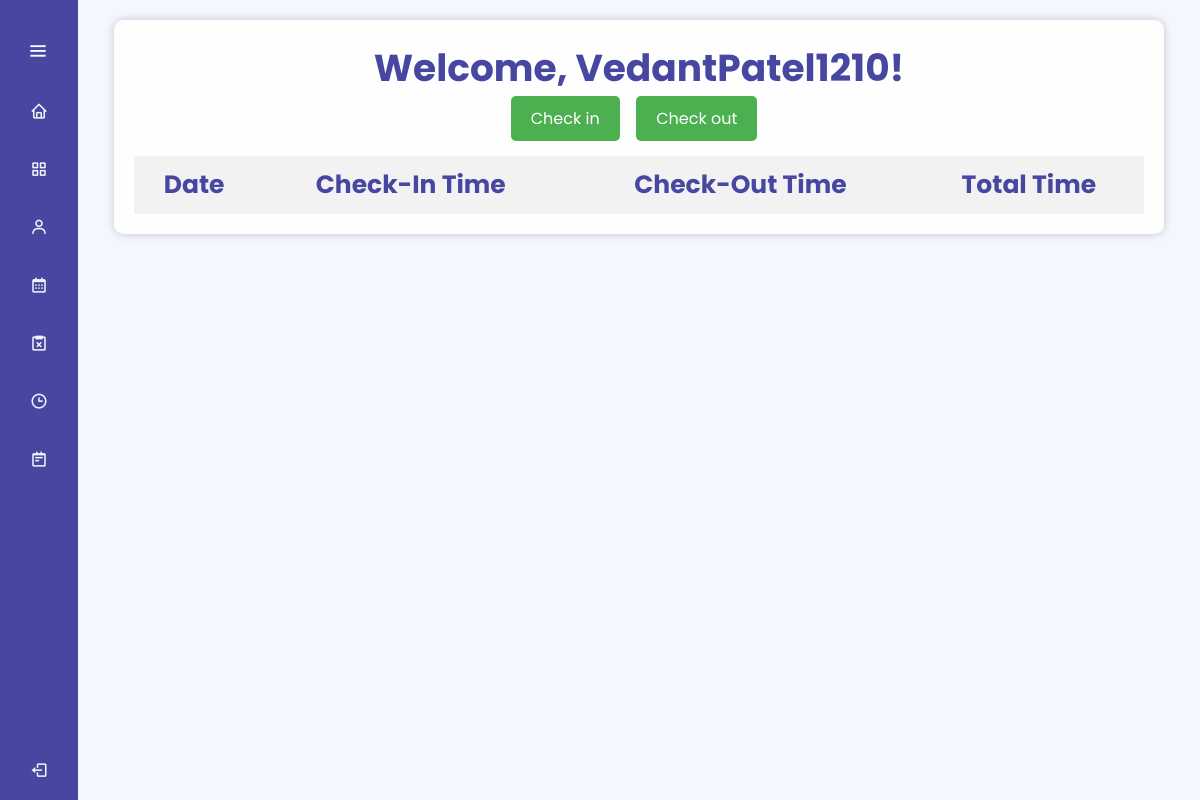
Before: /timesheet (signed in) with the older database file.
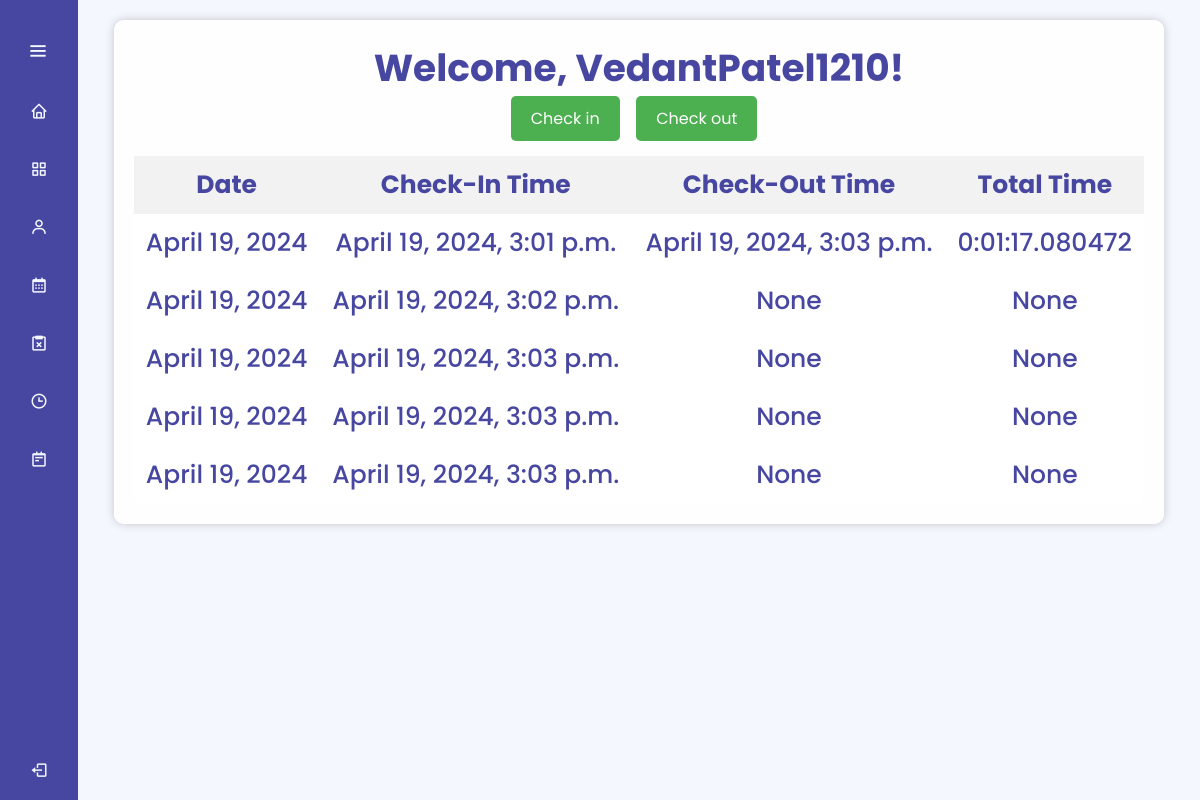
After: the same page with the newer database file.
### emp_engagement/models.py (models this page shows, shortened)
class TimeSheetData(models.Model):
    username = models.CharField(max_length=30)
    date = models.DateField(auto_now_add=True)
    check_in_time = models.DateTimeField(null=True, blank=True)
    check_out_time = models.DateTimeField(null=True, blank=True)
    total_time = models.DurationField(null=True, blank=True)

### emp_engagement/decorators.py (the view)
    def wrapped_view(request,*args, **kwargs):
        try:
            if 'username' in request.session.keys():
                return view_func(request,*args, **kwargs)
            else:
                return redirect('/login')
        except:
            return redirect('/login')

### emp_engagement/views.py (called while the page is built, shortened)
@login_access_only
def timesheet(request):
    display_name= request.session.get('display_name')
    quali = request.session.get('quali')
    profile_pic_url = request.session.get('profile_pic_url')
    timesheet_data = TimeSheetData.objects.filter(username=request.session.get('username'))
    return render(request,'timesheet.html',{'display_name': display_name, 'quali':quali, 'profile_pic_url':profile_pic_url,'timesheet_data': timesheet_data})

### templates/timesheet.html (shortened to what this page needs)
{% extends "index.html" %}
{% block css %}
{% load static %}
<link rel="stylesheet" href="{% static "css/timesheet.css" %}">
{% endblock css %}
{% block section %}
<div class="container">
  <center>
  <h1>Welcome, {{ request.session.username }}!</h1>
  <form method="post" action="/timesheet">
    <button type="submit" name="check_in">Check in</button>
    <button type="submit" name="check_out">Check out</button>
  </form>
  </center>
  <table id="checkInOutTable">
    <thead>
      <tr>
        <th>Date</th>
        <th>Check-In Time</th>
        <th>Check-Out Time</th>
        <th>Total Time</th>
      </tr>
    </thead>
    <tbody id="tableBody">
      {% for entry in timesheet_data %}
      <tr>
        <td>{{ entry.date }}</td>
        <td>{{ entry.check_in_time }}</td>
        <td>{{ entry.check_out_time }}</td>
        <td>{{ entry.total_time }}</td>
      </tr>
      {% endfor %}
    </tbody>
  </table>
</div>
{% endblock section %}

### templates/index.html (shortened to what this page needs)
<!DOCTYPE html>
<html lang="en" dir="ltr">
<head>
    {% load static %}
    <link rel="stylesheet" href="{% static "css/index.css" %}">
    {% block css %}{% endblock css %}
    <link href='https://unpkg.com/boxicons@2.1.4/css/boxicons.min.css' rel='stylesheet'>
    <link rel="stylesheet" href="https://cdnjs.cloudflare.com/ajax/libs/font-awesome/5.15.2/css/all.min.css">
</head>
<body>
    <div class="sidebar">
        <div class="logo-details">
            <i class='bx bx-menu' id="btn"></i>
        </div>
        <ul class="nav-list">
            <li>
                <a href="/home" id="home_button">
                    <i class='bx bx-home'></i>
                </a>
            </li>
            <li>
                <a href="/dashboard" id="dashboard_button">
                    <i class='bx bx-grid-alt'></i>
                </a>
            </li>
            <li>
                <a href="/user" id="user_button">
                    <i class='bx bx-user'></i>
                </a>
            </li>
            <li>
                <a href="/event" id="event_button">
                    <i class='bx bx-calendar'></i>
                </a>
            </li>
            <li>
                <a href="/task" id="task_button">
                    <i class='bx bx-task-x'></i>
                </a>
            </li>
            <li>
                <a href="/timesheet" id="timesheet_button">
                    <i class='bx bx-time'></i>
                </a>
            </li>
            <li>
                <a href="/leave" id="leave_button">
                    <i class='bx bx-notepad'></i>
                </a>
            </li>
            <li class="profile">
                <div class="profile-details">
                    <div class="name_job">
                        <div class="name">{{ display_name }}</div>
                        <div class="job">{{ quali }}</div>
                    </div>
                </div>
                <a href="#" id="logout_button">
                    <i class='bx bx-log-out' id="log_out" onclick="showConfirmationDialog()"></i>
                </a>
            </li>
        </ul>
    </div>
    <section class="home-section">
        {% block section %}{% endblock section %}
    </section>
</body>
</html>

### static/css/index.css (style rules this page uses)
* { margin: 0; padding: 0; box-sizing: border-box; font-family: "Poppins", sans-serif; }
:root { --primary-color: #4747a1; --secondary-color:#f4f7fe; }
.sidebar { position: fixed; left: 0; top: 0; height: 100%; width: 78px; background: var(--primary-color); padding: 6px 14px; z-index: 99; transition: all 0.5s ease; }
.sidebar .logo-details { height: 60px; display: flex; align-items: center; position: relative; opacity: 1; transition: opacity 0.5s ease; }
.sidebar.closed .logo-details { opacity: 1; }
.sidebar .logo-details i { height: 30px; width: 30px; object-fit: cover; border-radius: 6px; margin-right: 10px; opacity: 1; transition: opacity 0.5s ease; }
.sidebar .logo-details #btn { position: absolute; top: 50%; right: -9px; transform: translateY(-50%); font-size: 22px; transition: all 0.4s ease; font-size: 23px; text-align: center; cursor: pointer; transition: all 0.5s ease; }
.sidebar i { color: var(--secondary-color); height: 60px; min-width: 50px; font-size: 28px; text-align: center; line-height: 60px; }
.sidebar .nav-list { margin-top: 20px; height: 100%; }
.sidebar li { position: relative; margin: 8px 0; list-style: none; }
.sidebar ::placeholder { color: var(--secondary-color); }
.sidebar li a { display: flex; height: 100%; width: 100%; border-radius: 12px; align-items: center; text-decoration: none; transition: all 0.4s ease; background: var(--primary-color); }
.sidebar li i { height: 50px; line-height: 50px; font-size: 18px; border-radius: 12px; }
.sidebar li.profile { position: fixed; height: 60px; width: 78px; left: 0; bottom: -8px; padding: 10px 14px; background: var(--primary-color); transition: all 0.5s ease; overflow: hidden; }
.sidebar li .profile-details { display: flex; align-items: center; flex-wrap: nowrap; }
.sidebar li.profile .name, .sidebar li.profile .job { font-size: 15px; font-weight: 400; color: var(--secondary-color); white-space: nowrap; }
.sidebar li.profile .job { font-size: 12px; }
.sidebar .profile #log_out { position: absolute; top: 50%; right: 0; transform: translateY(-50%); background: var(--primary-color); width: 100%; height: 60px; line-height: 60px; border-radius: 0px; transition: all 0.5s ease; }
.home-section { position: absolute; background: var(--secondary-color); min-height: 100vh; top: 0; left: 78px; width: calc(100% - 78px); transition: all 0.5s ease; z-index: 2; font-size: 25px; font-weight: 500; }
.home-section { color: var(--primary-color); }

### static/css/timesheet.css (style rules this page uses)
body { font-family: Arial, sans-serif; margin: 0; padding: 0; }
.container { max-width: 1050px; margin: 20px auto; background-color: rgba(255, 255, 255, 0.9); padding: 20px; border-radius: 10px; box-shadow: 0 0 10px rgba(0, 0, 0, 0.2); }
table { width: 100%; border-collapse: separate; border-spacing: 0; background-color: rgba(255, 255, 255, 0.8); border-radius: 10px; }
th, td { padding: 10px; text-align: center; }
th { background-color: #f2f2f2; }
button { padding: 10px 20px; font-size: 16px; cursor: pointer; background-color: #4CAF50; color: white; border: none; border-radius: 5px; margin-right: 10px; }
form { padding-bottom: 15px; }

Changed rows visible on the page:
added TimeSheetData: date "April 19, 2024", check_in_time "April 19, 2024, 3:01 p.m.", check_out_time "April 19, 2024, 3:03 p.m.", total_time "0:01:17.080472"
added TimeSheetData: date "April 19, 2024", check_in_time "April 19, 2024, 3:02 p.m.", check_out_time "None", total_time "None"
added TimeSheetData: date "April 19, 2024", check_in_time "April 19, 2024, 3:03 p.m.", check_out_time "None", total_time "None"
added TimeSheetData: date "April 19, 2024", check_in_time "April 19, 2024, 3:03 p.m.", check_out_time "None", total_time "None"
added TimeSheetData: date "April 19, 2024", check_in_time "April 19, 2024, 3:03 p.m.", check_out_time "None", total_time "None"
